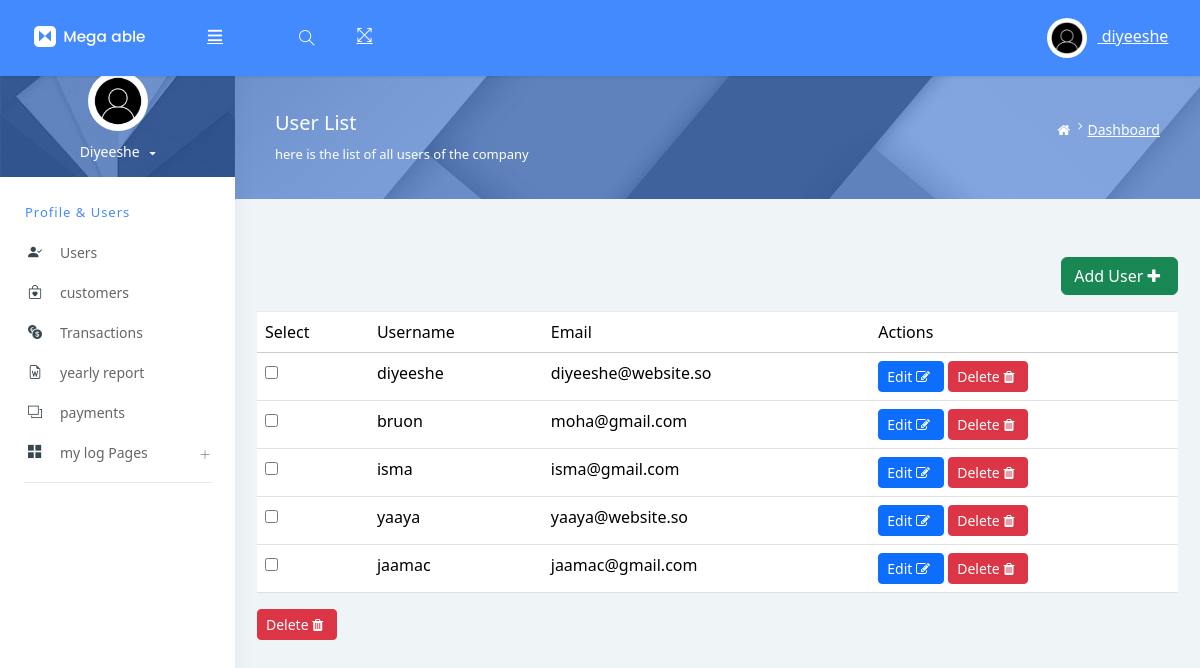
The page /users/users/ (signed in) on the database its author committed.
### users/models.py (models this page shows, shortened)
class User(AbstractUser):
    email = models.EmailField(unique=True)
    phone = models.CharField(max_length=50, null=False, blank=False)
    gender = models.CharField(max_length=10, null=True, blank=True)
    avatar = models.ImageField(upload_to="Avatars/Users/", blank=True, null=True)
    modified_at = models.DateTimeField(auto_now=True, null=True, blank=True)
    groups = models.ManyToManyField(
        Group,
        verbose_name='groups',
        blank=True,
        related_name='custom_user_groups'
    )
    user_permissions = models.ManyToManyField(
        Permission,
        verbose_name='user permissions',
        blank=True,
        related_name='custom_user_permissions'
    )
    USERNAME_FIELD = 'email'
    REQUIRED_FIELDS = ['username']
    class Meta:
        db_table = 'users'

### users/views.py (the view)
# urls.py: path('users/',views.user_list,name='all_users'),
@login_required
def user_list(request):
    users = User.objects.all()
    return render (request,'admin_dashboard/allusers.html',{'users':users})

### Templates/admin_dashboard/allusers.html (shortened to what this page needs)
{% extends 'admin_dashboard/base.html' %}
 {% block header %}
   <div class="page-header">
    <div class="page-block">
        <div class="row align-items-center">
            <div class="col-md-8">
                <div class="page-header-title">
                    <h5 class="m-b-10">User List</h5>
                    <p class="m-b-0">here is the list of all users of the company</p>
                </div>
            </div>
            <div class="col-md-4">
                <ul class="breadcrumb-title">
                    <li class="breadcrumb-item">
                        <a href="#!"> <i class="fa fa-home"></i> </a>
                    </li>
                    <li class="breadcrumb-item"><a href="#!">Dashboard</a>
                    </li>
                </ul>
            </div>
        </div>
    </div>
</div>
{% endblock %}
{% block content %}
    <div class="container mt-5">
        <div class="row">
            <div class="col-md-12">
                <div class="d-flex justify-content-end mb-3">
                    <a href="{% url 'users:registration' %}" class="btn btn-success">Add User <i class="fa fa-plus"></i></a>
                </div>
                <table class="table">
                    <thead>
                        <tr>
                            <th>Select</th>
                            <th>Username</th>
                            <th>Email</th>
                            <th>Actions</th>
                        </tr>
                    </thead>
                    <tbody>
                        {% for user in users %}
                        <tr>
                            <td><input type="checkbox" name="selected_users" value="{{ user.id }}"></td>
                            <td>{{ user.username }}</td>
                            <td>{{ user.email }}</td>
                            <td>
                                <a href="{% url 'users:update_user' user.id %}" class="btn btn-primary btn-sm">Edit <i class="fa fa-edit"></i></a>
                                <a href="{% url 'users:delete_user' user.id %}" class="btn btn-danger btn-sm"> Delete <i class="fa fa-trash"></i></a>
                            </td>
                        </tr>
                        {% endfor %}
                    </tbody>
                </table>
                <div class="mt-3">
                    <button class="btn btn-danger btn-sm" onclick="confirmDelete('{{ user.id }}')"> Delete <i class="fa fa-trash"></i></button>
                </div>
            </div>
        </div>
    </div>
{% endblock %}

### Templates/admin_dashboard/base.html (shortened to what this page needs)
<!DOCTYPE html>
<html lang="en">
<head>
    {% load static %}
    <link rel="stylesheet" href="{% static 'style.css' %}">
    <link rel="stylesheet" href="{% static 'assets/css/bootstrap/css/bootstrap.min.css' %}">
    <link rel="stylesheet" href="{% static 'assets/pages/waves/css/waves.min.css' %}" type="text/css" media="all">
    <link rel="stylesheet" href="{% static 'assets/icon/themify-icons/themify-icons.css' %}">
    <link rel="stylesheet" href="{% static 'assets/icon/font-awesome/css/font-awesome.min.css' %}">
    <link rel="stylesheet" href="{% static 'assets/css/jquery.mCustomScrollbar.css' %}">
    <link rel="stylesheet" href="https://www.amcharts.com/lib/3/plugins/export/export.css" type="text/css" media="all">
    <link rel="stylesheet" href="{% static 'assets/css/style.css' %}">
    <link href="https://cdn.jsdelivr.net/npm/bootstrap@5.3.2/dist/css/bootstrap.min.css" rel="stylesheet">
    <link href="https://cdn.jsdelivr.net/npm/bootstrap-icons/font/bootstrap-icons.css" rel="stylesheet">
</head>
<body>
    <div id="pcoded" class="pcoded">
        <div class="pcoded-container navbar-wrapper">
            <nav class="navbar header-navbar pcoded-header">
                <div class="navbar-wrapper">
                    <div class="navbar-logo">
                        <a class="mobile-menu waves-effect waves-light" id="mobile-collapse" href="#!">
                            <i class="ti-menu"></i>
                        </a>
                        <a href="#!">
                            <img class="img-fluid" src="{% static 'assets/images/logo.png' %}" alt="Theme-Logo" />
                        </a>
                    </div>
                    <div class="navbar-container container-fluid">
                        <ul class="nav-left">
                            <li class="header-search">
                                <div class="main-search morphsearch-search">
                                    <div class="input-group">
                                        <input type="text" class="form-control">
                                        <span class="input-group-addon search-btn"><i class="ti-search"></i></span>
                                    </div>
                                </div>
                            </li>
                            <li>
                                <a href="#!" onclick="javascript:toggleFullScreen()" class="waves-effect waves-light">
                                    <i class="ti-fullscreen"></i>
                                </a>
                            </li>
                        </ul>
                        <ul class="nav-right">
                            <li class="user-profile header-notification">
                                <a href="#!" class="waves-effect waves-light">
                                    {% if user.profile.get_avatar_url %}
                                    <img class="d-flex align-self-center img-radius" src="{{ user.profile.avatar.url }}" alt="Profile Picture">
                                  {% else %}
                                      <img src="{% static 'img/images.jpeg' %}" class="img-radius" alt="User-Profile-Image">
                                  {% endif %}
                                    <span>{{user.username }}</span>
                            </li>
                        </ul>
                    </div>
                </div>
            </nav>
            <div class="pcoded-main-container">
                <div class="pcoded-wrapper">
                    <nav class="pcoded-navbar">
                        <div class="pcoded-inner-navbar main-menu">
                            <div class="">
                                <div class="main-menu-header">
                                    {% if user.userprofile.get_avatar_url %}
                                    <img class="d-flex align-self-center img-radius" src="{{ user.profile.avatar.url }}" alt="Profile Picture">
                                {% else %}
                                    <img src="{% static 'img/images.jpeg' %}" class="img-radius" alt="User-Profile-Image">
                                {% endif %}
                                    <div class="user-details">
                                        <span id="more-details">{{ user.username }}<i class="fa fa-caret-down"></i></span>
                                    </div>
                                </div>
                            </div>
                            <div class="pcoded-navigation-label" data-i18n="nav.category.forms">profile &amp; Users</div>
                            <ul class="pcoded-item pcoded-left-item">
                                <li class="pcoded-hasmenu">
                                    {% if user.is_authenticated and user.is_superuser %}
                                    <li class="{% if request.path == '/users/' %}active{% endif %}">
                                            <a href="{% url 'users:all_users' %}" class="waves-effect waves-dark">
                                                <span class="pcoded-micon"><i class="bi bi-person-check-fill"></i></i></span>
                                                <span class="pcoded-mtext" data-i18n="nav.basic-components.alert">Users</span>
                                            </a>
                                    </li>
                                        <li class="{% if request.path == '/customer/' %}active{% endif %}">
                                            <a href="{% url 'customers:customers' %}" class="waves-effect waves-dark">
                                                <span class="pcoded-micon"><i class="bi bi-bag-heart"></i></span>
                                                <span class="pcoded-mtext" data-i18n="nav.basic-components.breadcrumbs">customers </span>
                                            </a>
                                        </li>
                                        <li class="{% if request.path == '/transactions/' %}active{% endif %}">
                                            <a href="{% url 'finance:transactions' %}" class="waves-effect waves-dark">
                                                <span class="pcoded-micon"> <i class="bi bi-currency-exchange"></i></span>
                                                <span class="pcoded-mtext" data-i18n="nav.basic-components.breadcrumbs">Transactions</span>
                                            </a>
                                        </li>
                                </li>
                                <li class="{% if request.path == '/transactions/yearly data/' %}active{% endif %}">
                                  <a href="{% url 'finance:yearly_report' %}" class="waves-effect waves-dark">
                                      <span class="pcoded-micon"><i class="bi bi-file-earmark-word"></i><b>FC</b></span>
                                      <span class="pcoded-mtext" data-i18n="nav.form-components.main">yearly report</span>
                                  </a>
                              </li>
                              <li class="{% if request.path == '/transactions/payments/' %}active{% endif %}">
                                    <a href="{% url 'finance:payments' %}" class="waves-effect waves-dark">
                                        <span class="pcoded-micon"><i class="ti-layers"></i><b>FC</b></span>
                                        <span class="pcoded-mtext" data-i18n="nav.form-components.main">payments</span>
                                    </a>
                                </li>
                                <li class="pcoded-hasmenu">
                                    <a href="javascript:void(0)" class="waves-effect waves-dark">
                                        <span class="pcoded-micon"><i class="ti-layout-grid2-alt"></i></span>
                                        <span class="pcoded-mtext"  data-i18n="nav.basic-components.main">my log Pages</span>
                                    </a>
                                </li>
                        {% endif %}
                            </ul>
                    </nav>
        <div class="pcoded-content">
            {% block header %} {% endblock %}
        </div>
            <div class="pcoded-content">
                <div class="pcoded-inner-content">
                    {% block content %}{% endblock %}
                </div>
            </div>
</body>
</html>

### Static/style.css (style rules this page uses)
.btn-primary { background-color: rgb(99, 39, 120); border-color: rgb(99, 39, 120); }

### rows shown on the page
User: username "diyeeshe", username "Diyeeshe", email "diyeeshe@website.so"
User: username "bruon", email "moha@gmail.com"
User: username "isma", email "isma@gmail.com"
User: username "yaaya", email "yaaya@website.so"
User: username "jaamac", email "jaamac@gmail.com"
